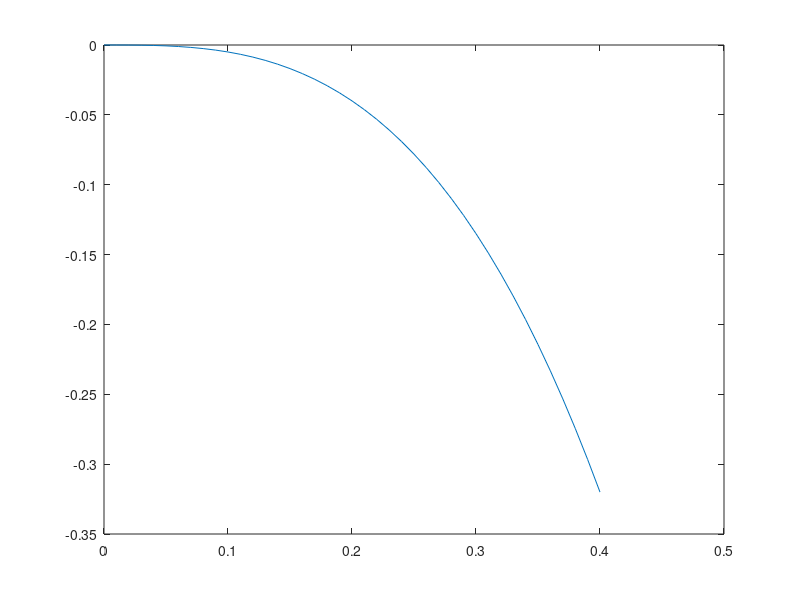

MATLAB code to generate this figure:
a_3 = -5;
a_2 = 0;
a_1 = 0;
a_0 = 0;
l_h = 0.5
i = 0;
xo = [];
yo = [];

while(1)
    x_t = i;
    y_t = a_3*i^3 + a_2*i^2 + a_1*i + a_0;
    xo(end+1) = x_t;
    yo(end+1) = y_t;
    d_t = sqrt(x_t^2 + y_t^2);
    if(d_t >= l_h)
        x_lh = x_t;
        y_lh = y_t;
        break;  
    else
    i = i + 0.01;
    end
  
end

    plot(xo,yo);